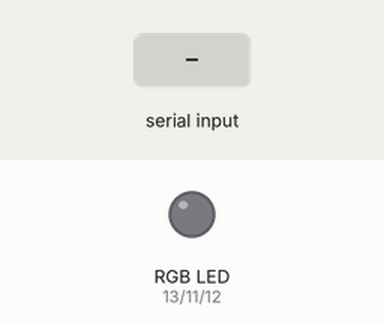
This sketch was run on a simulated Arduino Uno, built with avr-gcc and run on an emulated ATmega328P. Parts: an RGB LED mixed from three pins (HIGH = lit). Dashed ring = blinking. Inputs (shaded band) come from the test bench. What the sketch prints to the serial monitor is not drawn.

Above: at 0.8 s.
0.9 s: "90,45,200\n" received over Serial
At 1.7 s:
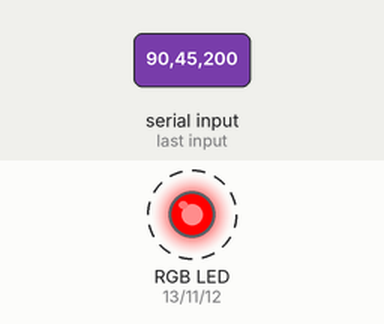
Timing chart, 0 to 9.9 s (numbered marks = the images above; inputs shaded):
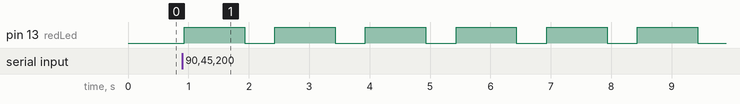

The sketch:

multiple-input-serial-monitor.ino
```cpp
// I have defined the red , blue and green led pins.
int redLed = 13;
int blueLed = 12;
int greenLed = 11;

// Here I have defined the on and off time.
int ontime = 1000;
int offtime = 500;

// Here I have defined the rgb variable where the rgb input will store.
int redblinks;
int blueBlinks;
int greenBlinks;

void setup() {
  pinMode(redLed, OUTPUT);
  pinMode(blueLed, OUTPUT);
  pinMode(greenLed, OUTPUT);

  // To start the Serial Monitor.
  Serial.begin(9600);

  // This is for the Red Led.
  Serial.print("How many time do you want red led to blink ?");
  while (Serial.available() == 0) {}
  redblinks = Serial.parseInt();

  // This is for the Blue Led.
  Serial.print("How many time do you want blue led to blink ?");
  while (Serial.available() == 0) {}
  blueBlinks = Serial.parseInt();

  // This is for the Green Led.
  Serial.print("How many time do you want green led to blink ?");
  while (Serial.available() == 0) {}
  greenBlinks = Serial.parseInt();
}


void loop() {

  // This loop will run redblinks times.
  for (int i = 0; i <= redblinks; i++) {
    digitalWrite(redLed, HIGH);
    delay(ontime);
    digitalWrite(redLed, LOW);
    delay(offtime);
  }
  // Give a break of 2 seconds.
  delay(2000);
  for (int i = 0; i <= blueBlinks; i++) {
    digitalWrite(blueLed, HIGH);
    delay(ontime);
    digitalWrite(blueLed, LOW);
    delay(offtime);
  }
  delay(2000);
  for (int i = 0; i <= greenBlinks; i++) {
    digitalWrite(greenLed, HIGH);
    delay(ontime);
    digitalWrite(greenLed, LOW);
    delay(offtime);
  }
  delay(2000);
}
```

Measured:
- after the input at 0.9 s, pin 13 (redLed): alternates HIGH for 1.0 s and LOW for 0.50 s, starting at once
